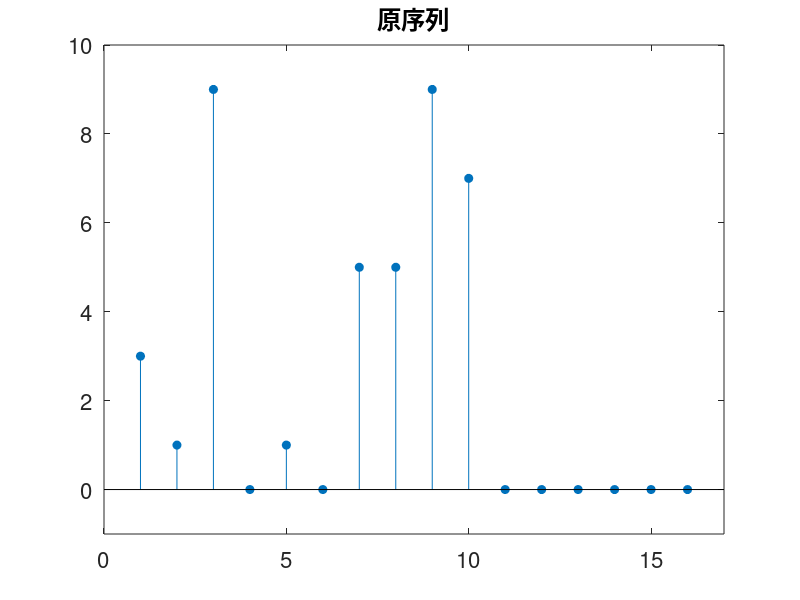
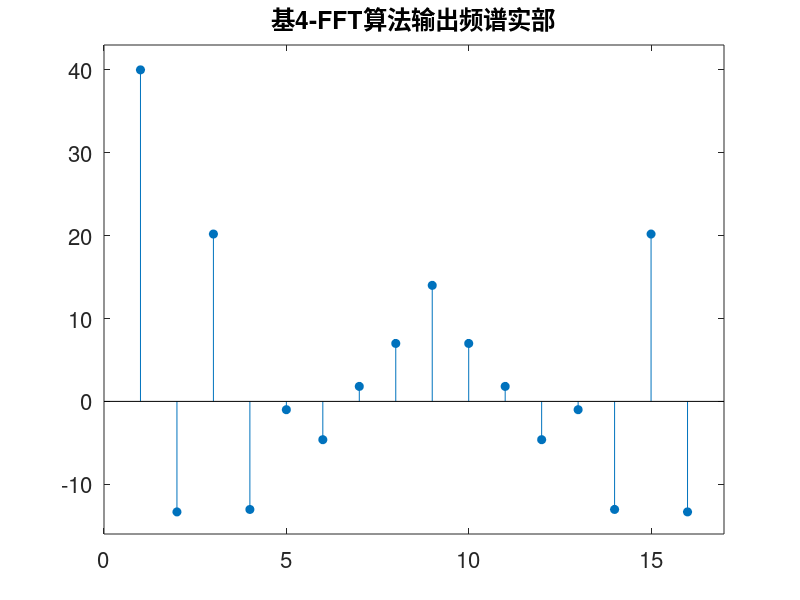
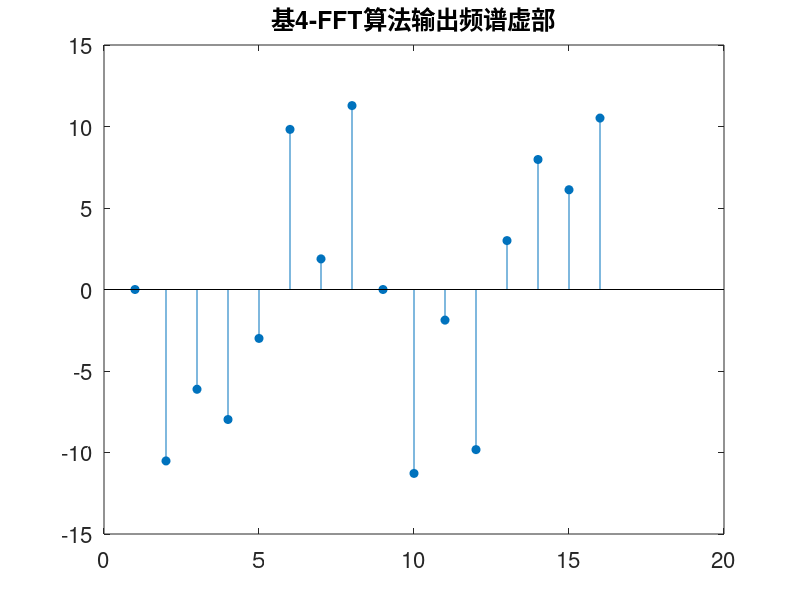
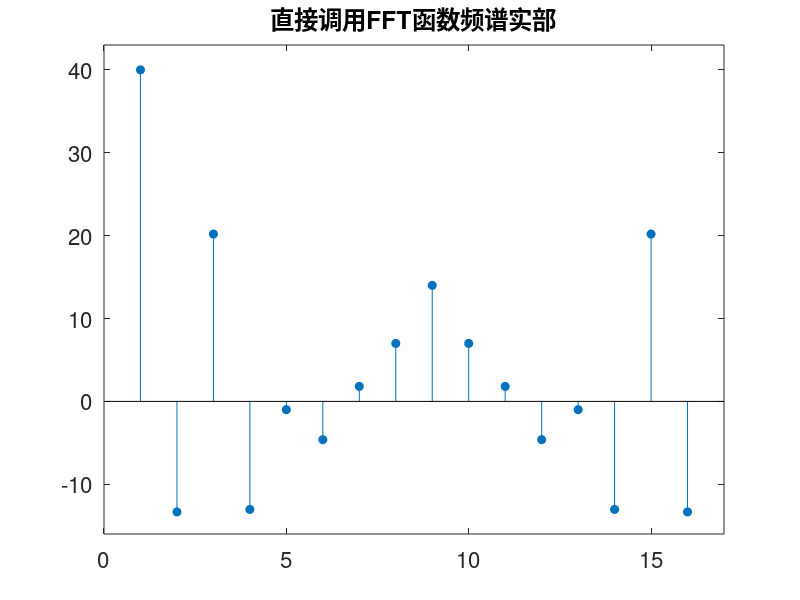

Source code (MATLAB) for these figures, in order:
% 原始序列
xn = [3,1,9,0,1,0,5,5,9,7,0,0,0,0,0,0];
n = 1:16;

% 绘制原始序列
f1 = figure(1);
    set(gcf,'outerposition',get(0,'screensize'));
    stem(n, real(xn), 'filled');
    title('原序列');
    set(gca,'FontSize',16);
    axis([0 17 -1 10]);
    saveas(f1, 'exp3_1','png');
% 基4 DFT
N = 16;
W = exp(-1j*2*pi/N);
W4 = dftmtx(4);

% 第一级蝶形运算
X1 = W4*[xn(1); xn(5); xn(9); xn(13)];
X2 = W4*[xn(2); xn(6); xn(10); xn(14)];
X3 = W4*[xn(3); xn(7); xn(11); xn(15)];
X4 = W4*[xn(4); xn(8); xn(12); xn(16)];

% 第二级蝶形运算
Xk = zeros(1, 16);
for k = 0:3
    temp = W4*[
        X1(k + 1);
        X2(k + 1)*(W^k);
        X3(k + 1)*(W^(2*k));
        X4(k + 1)*(W^(3*k))];
    Xk(k + 1) = temp(1);
    Xk(k + 5) = temp(2);
    Xk(k + 9) = temp(3);
    Xk(k + 13) = temp(4);
end

f2 = figure(2);
set(gcf,'outerposition',get(0,'screensize'));
    stem(n, real(Xk), 'filled');
    title('基4-FFT算法输出频谱实部');
    set(gca,'FontSize',16);
    axis([0 17 -16 43]);
    saveas(f2, 'exp3_2','png');

f3 = figure(3);
set(gcf,'outerposition',get(0,'screensize'));
    stem(n, imag(Xk), 'filled');
    title('基4-FFT算法输出频谱虚部');
    set(gca,'FontSize',16);
    saveas(f3, 'exp3_3','png');

% 对比直接调用FFT函数结果
Xk2 = fft(xn);
f4 = figure(4);
set(gcf,'outerposition',get(0,'screensize'));
    stem(n, real(Xk2), 'filled');
    title('直接调用FFT函数频谱实部');
    set(gca,'FontSize',16);
    axis([0 17 -16 43]);
    saveas(f4, 'exp3_4','png');
